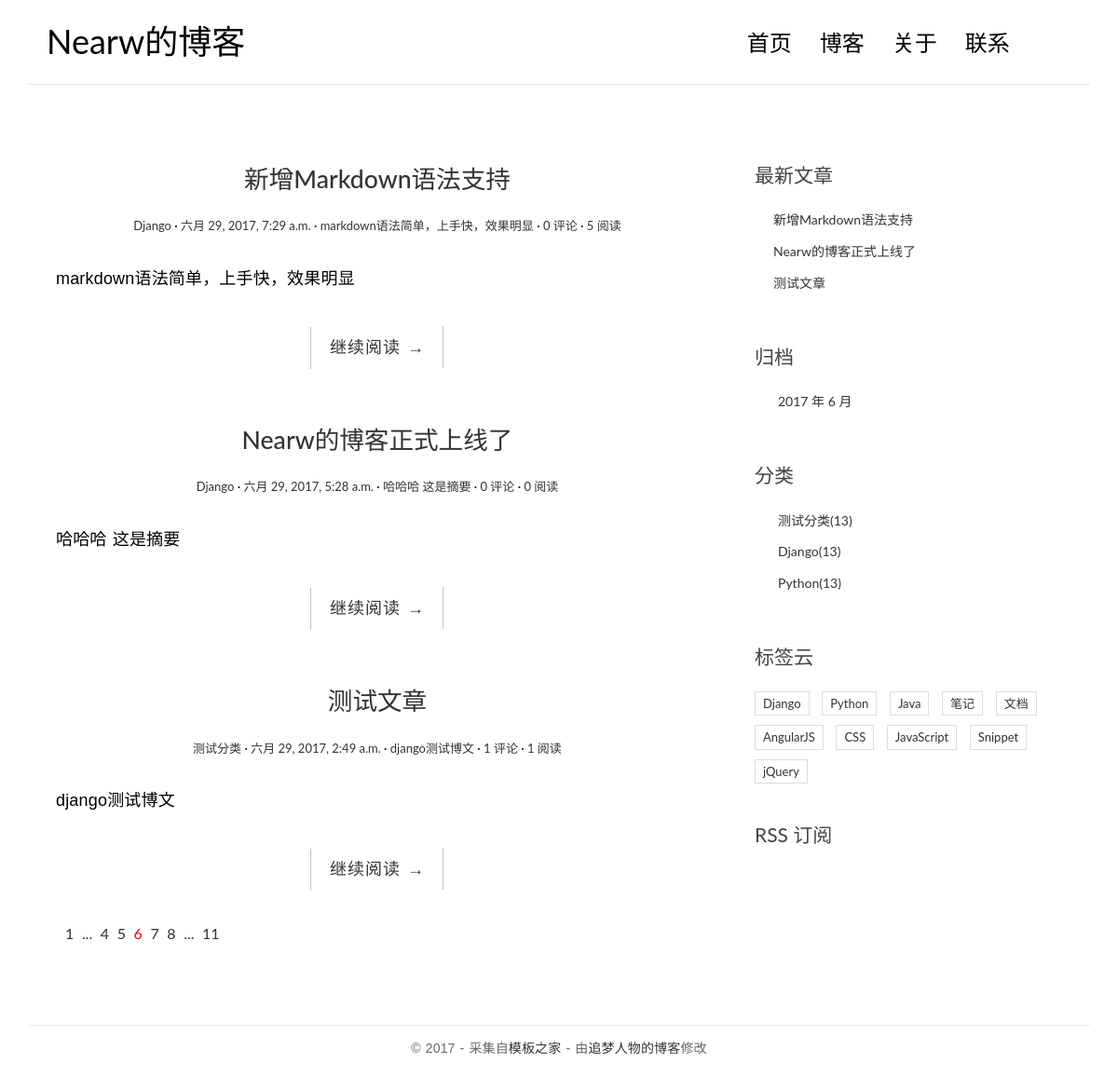
The page / on the database its author committed.
### server/models.py (models this page shows, shortened)
class Post(models.Model):
    title = models.CharField(max_length=100)
    body = models.TextField()
    create_time = models.DateTimeField()
    modified_time = models.DateTimeField()
    excerpt = models.CharField(max_length=200, blank=True)
    category = models.ForeignKey(Category)
    tags = models.ManyToManyField(Tag, blank=True)
    author = models.ForeignKey(User)
    views = models.PositiveIntegerField(default=0)
    def get_absolute_url(self):
        return reverse('blog:detail', kwargs={'pk': self.pk})
    class Meta:
        ordering = ['-create_time']

class Category(models.Model):
    name = models.CharField(max_length=100)

### server/views.py (the view)
# urls.py: url(r'^$', views.index, name='index'),
def index(request):
    post_list = Post.objects.all()
    return render(request, 'blog/index.html', context={'post_list': post_list})

### server/templatetags/server_tags.py (called while the page is built)
@register.simple_tag
def get_recent_posts(num=5):
    return Post.objects.all().order_by('-create_time')[:num]

@register.simple_tag
def archives():
    return Post.objects.dates('create_time', 'month', order='DESC')

@register.simple_tag
def get_categories():
    return Category.objects.all()

### templates/blog/index.html
{% extends 'base.html' %}
{% block main %}
    {% for post in post_list %}
        <article class="post post-{{post.pk}}">
            <header class="entry-header">
                <h1 class="entry-title">
                    <a href="{{post.get_absolute_url}}">{{post.title}}</a>
                </h1>
                <div class="entry-meta">
                    <span class="post-category"><a href="#">{{post.category.name}}</a></span>
                    <span class="post-date"><a href="#"><time class="entry-date"
                                                              datetime="{{post.create_time}}">{{post.create_time}}</time></a></span>
                    <span class="post-author"><a href="#">{{post.excerpt}}</a></span>
                    <span class="comments-link"><a href="#">{{post.comment_set.count}} 评论</a></span>
                    <span class="views-count"><a href="#">{{post.views}} 阅读</a></span>
                </div>
            </header>
            <div class="entry-content clearfix">
                <p>{{post.excerpt}}</p>
                <div class="read-more cl-effect-14">
                    <a href="{{post.get_absolute_url}}" class="more-link">继续阅读 <span class="meta-nav">→</span></a>
                </div>
            </div>
        </article>
    {% empty %}
        <div class="no-post">暂时还没有发布的文章！</div>
    {% endfor %}
    <div class="pagination">
        <ul>
            <li><a href="">1</a></li>
            <li><a href="">...</a></li>
            <li><a href="">4</a></li>
            <li><a href="">5</a></li>
            <li class="current"><a href="">6</a></li>
            <li><a href="">7</a></li>
            <li><a href="">8</a></li>
            <li><a href="">...</a></li>
            <li><a href="">11</a></li>
        </ul>
    </div>
{% endblock main %}

### templates/base.html (shortened to what this page needs)
<!DOCTYPE html>
<html>
<head>
    {% load static %}
    {% load server_tags %}
    <link rel="stylesheet" href="{% static 'blog/css/bootstrap.min.css' %}">
    <link rel="stylesheet" href="http://code.ionicframework.com/ionicons/2.0.1/css/ionicons.min.css">
    <link rel="stylesheet" href="{% static 'blog/css/pace.css' %}">
    <link rel="stylesheet" href="{% static 'blog/css/custom.css' %}">
    <link rel="stylesheet" href="{% static 'blog/css/highlights/manni.css' %}">
</head>
<body>
<div class="container">
    <header id="site-header">
        <div class="row">
            <div class="col-md-4 col-sm-5 col-xs-8">
                <div class="logo">
                    <h1><a href="{% url 'blog:index' %}"><b>Nearw</b>的博客</a></h1>
                </div>
            </div>
            <div class="col-md-8 col-sm-7 col-xs-4">
                <nav class="main-nav" role="navigation">
                    <div class="collapse navbar-collapse" id="bs-example-navbar-collapse-1">
                        <ul class="nav navbar-nav navbar-right">
                            <li class="cl-effect-11"><a href="{% url 'blog:index' %}" data-hover="首页">首页</a></li>
                            <li class="cl-effect-11"><a href="full-width.html" data-hover="博客">博客</a></li>
                            <li class="cl-effect-11"><a href="about.html" data-hover="关于">关于</a></li>
                            <li class="cl-effect-11"><a href="contact.html" data-hover="联系">联系</a></li>
                        </ul>
                    </div>
                </nav>
            </div>
        </div>
    </header>
</div>
<div class="content-body">
    <div class="container">
        <div class="row">
            <main class="col-md-8">
                {% block main %}
                {% endblock main %}
            </main>
            <aside class="col-md-4">
                {% get_recent_posts as recent_post_list %}
                <div class="widget widget-recent-posts">
                    <h3 class="widget-title">最新文章</h3>
                    <ul>
                        {% for post in recent_post_list %}
                            <li>
                                <a href="{{post.get_absolute_url}}">{{post.title}}</a>
                            </li>
                        {% empty %}
                            <li>暂无文章</li>
                        {% endfor %}
                    </ul>
                </div>
                {% archives as date_list %}
                <div class="widget widget-archives">
                    <h3 class="widget-title">归档</h3>
                    <ul>
                        {% for date in date_list %}
                            <li>
                                <a href="{% url 'blog:archives' date.year date.month %}">{{date.year}} 年 {{date.month}} 月</a>
                            </li>
                        {% empty %}
                            <li>暂无归档</li>
                        {% endfor %}
                    </ul>
                </div>
                {% get_categories as category_list %}
                <div class="widget widget-category">
                    <h3 class="widget-title">分类</h3>
                    <ul>
                        {% for category in category_list %}
                            <li>
                                <a href="{% url 'blog:category' category.pk %}">{{category.name}}<span class="post-count">(13)</span></a>
                            </li>
                        {% empty %}
                            <li>暂无分类</li>
                        {% endfor %}
                    </ul>
                </div>
                <div class="widget widget-tag-cloud">
                    <h3 class="widget-title">标签云</h3>
                    <ul>
                        <li>
                            <a href="#">Django</a>
                        </li>
                        <li>
                            <a href="#">Python</a>
                        </li>
                        <li>
                            <a href="#">Java</a>
                        </li>
                        <li>
                            <a href="#">笔记</a>
                        </li>
                        <li>
                            <a href="#">文档</a>
                        </li>
                        <li>
                            <a href="#">AngularJS</a>
                        </li>
                        <li>
                            <a href="#">CSS</a>
                        </li>
                        <li>
                            <a href="#">JavaScript</a>
                        </li>
                        <li>
                            <a href="#">Snippet</a>
                        </li>
                        <li>
                            <a href="#">jQuery</a>
                        </li>
                    </ul>
                </div>
                <div class="rss">
                    <a href=""> RSS 订阅</a>
                </div>
            </aside>
        </div>
    </div>
</div>
<footer id="site-footer">
    <div class="container">
        <div class="row">
            <div class="col-md-12">
                <p class="copyright">&copy 2017 - 采集自<a href="http://www.cssmoban.com/"
                                                        target="_blank" title="模板之家">模板之家</a>
                    - 由<a href="http://zmrenwu.com/" title="网页模板" target="_blank">追梦人物的博客</a>修改
                </p>
            </div>
        </div>
    </div>
</footer>
</body>
</html>

### static/blog/css/custom.css (style rules this page uses)
* { outline: none; }
h1, h2, h3, h4, h5, h6 { margin-top: 0; }
b { font-weight: 400; }
a { color: #333; }
body { color: #444; font-family: 'Lato', sans-serif; }
p { font-family: 'Ubuntu', sans-serif; font-weight: 400; word-spacing: 1px; letter-spacing: 0.01em; }
#site-header { background-color: #FFF; padding: 25px 20px; margin-bottom: 40px; border-bottom: 1px solid #e7e7e7; }
.logo h1 a { color: #000; }
.logo h1 { margin: 0; font-family: 'Lato', sans-serif; font-weight: 300; }
.main-nav { margin-top: 11px; max-width: 95%; }
.main-nav a { color: #000000 !important; padding: 0 0 5px 0 !important; margin-right: 30px; font-family: 'Lato', sans-serif; font-weight: 300; font-size: 24px; }
.cl-effect-11 a { padding: 10px 0; color: #0972b4; text-shadow: none; }
.cl-effect-11 a::before { position: absolute; top: 0; left: 0; overflow: hidden; padding: 0 0 5px 0 !important; max-width: 0; border-bottom: 1px solid #000; color: #000; content: attr(data-hover); white-space: nowrap; -webkit-transition: max-width 0.5s; -moz-transition: max-width 0.5s; transition: max-width 0.5s; }
.content-body { padding-bottom: 4em; }
.post { background: #fff; padding: 30px 30px 0; }
.entry-title { text-align: center; font-size: 1.9em; margin-bottom: 20px; line-height: 1.6; padding: 10px 20px 0; }
.entry-meta { text-align: center; color: #DDDDDD; font-size: 13px; margin-bottom: 30px; }
.entry-content { font-size: 18px; line-height: 1.9; font-weight: 300; color: #000; }
.post-category::after, .post-date::after, .post-author::after, .comments-link::after { content: ' ·'; color: #000; }
.read-more { font-family: 'Ubuntu', sans-serif; font-weight: 400; word-spacing: 1px; letter-spacing: 0.01em; text-align: center; margin-top: 20px; }
.cl-effect-14 a { padding: 0 20px; height: 45px; line-height: 45px; position: relative; display: inline-block; margin: 15px 25px; letter-spacing: 1px; font-weight: 400; text-shadow: 0 0 1px rgba(255, 255, 255, 0.3); }
.cl-effect-14 a::before, .cl-effect-14 a::after { position: absolute; width: 45px; height: 1px; background: #C3C3C3; content: ''; -webkit-transition: all 0.3s; -moz-transition: all 0.3s; transition: all 0.3s; pointer-events: none; }
.cl-effect-14 a::before { top: 0; left: 0; -webkit-transform: rotate(90deg); -moz-transform: rotate(90deg); transform: rotate(90deg); -webkit-transform-origin: 0 0; -moz-transform-origin: 0 0; transform-origin: 0 0; }
.cl-effect-14 a::after { right: 0; bottom: 0; -webkit-transform: rotate(90deg); -moz-transform: rotate(90deg); transform: rotate(90deg); -webkit-transform-origin: 100% 0; -moz-transform-origin: 100% 0; transform-origin: 100% 0; }
.widget { background: #fff; padding: 30px 0 0; }
.widget-title { font-size: 1.5em; margin-bottom: 20px; line-height: 1.6; padding: 10px 0 0; font-weight: 400; }
.widget-recent-posts ul { padding: 0; margin: 0; padding-left: 20px; }
.widget-recent-posts ul li { list-style-type: none; position: relative; line-height: 170%; margin-bottom: 10px; }
.widget-recent-posts ul li::before { content: '\f3d3'; font-family: "Ionicons"; position: absolute; left: -17px; top: 3px; font-size: 16px; color: #000; }
.widget-archives ul { padding: 0; margin: 0; padding-left: 25px; }
.widget-archives ul li { list-style-type: none; position: relative; line-height: 170%; margin-bottom: 10px; }
.widget-archives ul li::before { content: '\f3f3'; font-family: "Ionicons"; position: absolute; left: -25px; top: 1px; font-size: 16px; color: #000; }
.widget-category ul { padding: 0; margin: 0; padding-left: 25px; }
.widget-category ul li { list-style-type: none; position: relative; line-height: 170%; margin-bottom: 10px; }
.widget-category ul li::before { content: '\f3fe'; font-family: "Ionicons"; position: absolute; left: -25px; top: 1px; font-size: 18px; color: #000; }
.widget-tag-cloud ul { padding: 0; margin: 0; margin-right: -10px; }
.widget-tag-cloud ul li { list-style-type: none; font-size: 13px; display: inline-block; margin-right: 10px; margin-bottom: 10px; padding: 3px 8px; border: 1px solid #ddd; }
.rss { font-size: 21px; margin-top: 30px; }
.rss a { color: #444; }
#site-footer { padding-top: 10px; padding: 0 0 1.5em 0; }
.copyright { text-align: center; padding-top: 1em; margin: 0; border-top: 1px solid #eee; color: #666; }
.pagination ul { list-style: none; }
.pagination ul li { display: inline-block; font-size: 16px; margin-right: 5px; }
.current a { color: red; }

### rows shown on the page
Post: title "新增Markdown语法支持", category.name "Django", create_time "六月 29, 2017, 7:29 a.m.", excerpt "markdown语法简单，上手快，效果明显", comment_set.count "0", views "5"
Post: title "Nearw的博客正式上线了", category.name "Django", create_time "六月 29, 2017, 5:28 a.m.", excerpt "哈哈哈 这是摘要", comment_set.count "0", views "0"
Post: title "测试文章", category.name "测试分类", create_time "六月 29, 2017, 2:49 a.m.", excerpt "django测试博文", comment_set.count "1", views "1"
Category: name "测试分类"
Category: name "Django"
Category: name "Python"

### other values the page prints
{{ date.year }} "2017"
{{ date.month }} "6"
